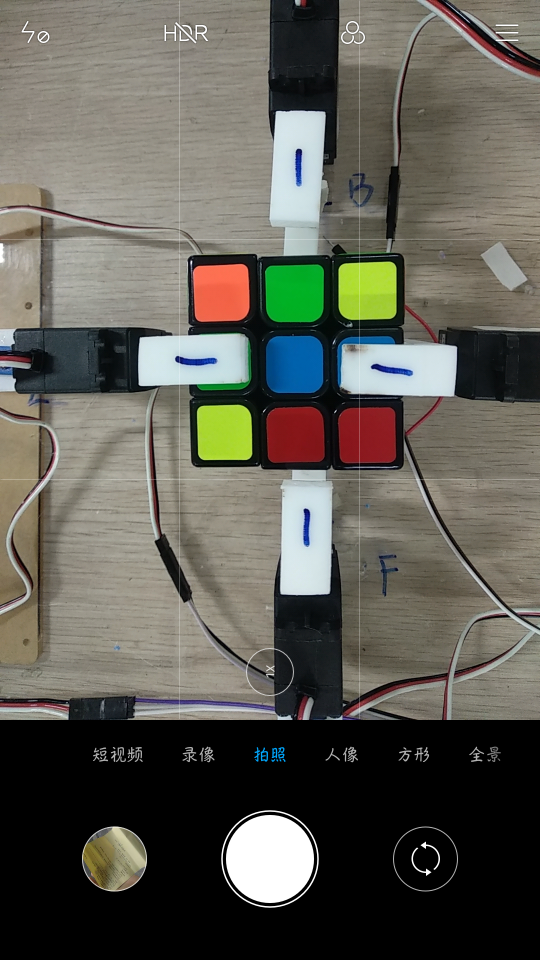
#> input picture screen.png, 1080 x 1920 px (shown at 1/2 size)
$ python opencvTest.py
#> lines starting #> are read from the running program, lines starting #| are printed output that depends on the picture
import cv2
import numpy as np

def findPoint(src):
    loc1 = [0, 0]
    loc2 = [0, 0]

    src = cv2.cvtColor(src, cv2.COLOR_BGR2GRAY)  #将图片转化为灰度图像
    dst = cv2.bilateralFilter(src, 8, 16, 5)    #对图像做双边滤波
    dst = cv2.Canny(dst, 60, 70)                #canny边缘检测

    cv2.imshow('dst', dst)   #显示灰度图像
    [H, W] = src.shape[0:2]

#遍历灰度图像 寻找坐上 右下边界点 确定中心色块坐标
    for row in range(0, int(H*0.25), 3):
        for col in range(0, int(W*0.25), 10):
            if dst[row][col] == 255:
                loc1[0] = row
                loc1[1] = col
                break
        if dst[loc1[0], loc1[1]] == 255:
            break

    for row in range(H-1, int(H*0.75), -3):
        for col in range(W-1, int(W*0.75), -10):
            if dst[row][col] == 255:
                loc2[0] = row
                loc2[1] = col
                break

    width = int((loc2[0]-loc1[0])/3)
    return width, (int((loc1[0]+loc2[0])/2), int((loc1[1]+loc2[1])/2))


def checkColor(HSVval):  #颜色识别
    if ((HSVval[0] >= 0 and HSVval[0] <= 22) and (HSVval[1] >= 43 and HSVval[1] <= 255) and (HSVval[2] >= 200 and HSVval[2] <= 255)):
        return 'O'
    elif (((HSVval[0] >= 0 and HSVval[0] <= 10) or (HSVval[0] >= 150 and HSVval[0] <= 180)) and (HSVval[1] >= 150 and HSVval[1] <= 240) and (HSVval[2] >= 100 and HSVval[2] <= 200)):
        return 'R'
    elif ((HSVval[0] >= 76 and HSVval[0] <= 130) and (HSVval[1] >= 180 and HSVval[1] <= 255) and (HSVval[2] >= 46 and HSVval[2] <= 210)):
         return 'B'
    elif ((HSVval[0] >= 0 and HSVval[0] <= 180) and (HSVval[1] >= 0 and HSVval[1] <= 20) and (HSVval[2] >= 180 and HSVval[2] <= 245)):
        return 'W'
    elif ((HSVval[0] >= 39 and HSVval[0] <= 75) and (HSVval[1] >= 185 and HSVval[1] <= 230) and (HSVval[2] >= 150 and HSVval[2] <= 255)):
        return 'G'
    elif ((HSVval[0] >= 22 and HSVval[0] <= 38) and (HSVval[1] >= 145 and HSVval[1] <= 190) and (HSVval[2] >= 90 and HSVval[2] <= 255)):
        return 'Y'
    else:
        return 'N'


def get8map(HSVmap, heart=(0, 0)):  #取相应位置色块的9个点取平均值
    sumfloor=[0,0,0]
    for floor in range(0,3,1):
        for i in range(-8, 9, 8):
            for j in range(-8, 9, 8):
                sumfloor[floor] = sumfloor[floor]+HSVmap[floor][heart[1]+i][heart[0]+j]
        sumfloor[floor]=int(sumfloor[floor]/9)
    return sumfloor


def getcolor(matHsv, locList):
    colorList = []
    hsvmap = cv2.split(matHsv)
    for i in range(0, 9, 1):
        t=get8map(hsvmap,locList[i])
        print(t)
        colorList.append(checkColor(t))

    return colorList

# 读入图片
Source = cv2.imread('screen.png')
#> Source is the input picture: shape (1920, 1080, 3); mean B, G, R 84.5, 93, 94.5
sourceQuite = Source[430:1480, 0:1070]  # 对读取的图片裁剪
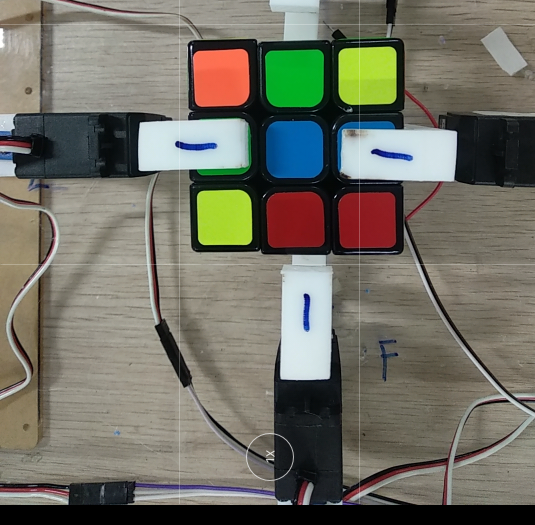
#> sourceQuite: shape (1050, 1070, 3) (shown at 1/2 size); mean B, G, R 100, 111.5, 112.7
x, y = sourceQuite.shape[0:2]
#> x = 1050; y = 1070
cubeImg = cv2.resize(sourceQuite, (int(y/3), int(x/3)))  # 对读取的图片进行裁剪
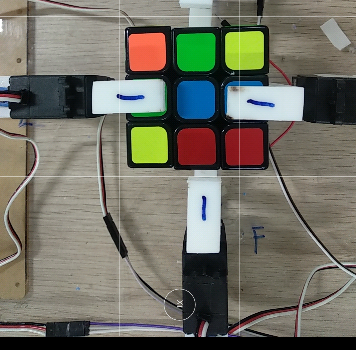
#> cubeImg: shape (350, 356, 3); mean B, G, R 100.5, 112, 113.2

# 找到魔方的中心点
[width, selfpoint] = findPoint(cubeImg)
#> in findPoint, `src = cv2.cvtColor(src, cv2.COLOR_BGR2GRAY)`:
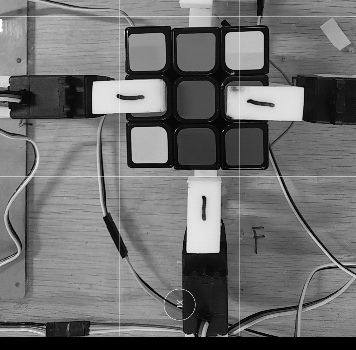
#> src: shape (350, 356); min 0, max 255, mean 111
#> in findPoint, `dst = cv2.Canny(dst, 60, 70)`:
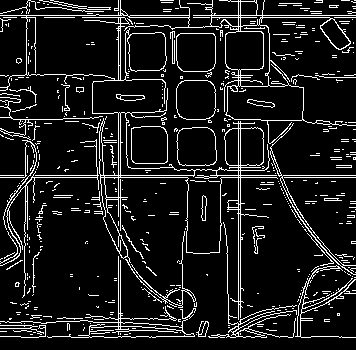
#> dst: shape (350, 356); 10.8% white in thin lines or dots
#> after the loop in findPoint, `for row in range(0, int(H*0.25), 3):`: loc1 = [0, 30]
#> in findPoint, `width = int((loc2[0]-loc1[0])/3)`: width = 88
#> width = 88; selfpoint = (132, 192)

# 得到六小块的坐标
locList = []
locList.append((selfpoint[0]-width, selfpoint[1]-width))  # 1
locList.append((selfpoint[0], selfpoint[1]-width))  # 2
locList.append((selfpoint[0]+width, selfpoint[1]-width))  # 3

locList.append((selfpoint[0]-width, selfpoint[1]))  # 4
locList.append((selfpoint[0], selfpoint[1]))  # 5
locList.append((selfpoint[0]+width, selfpoint[1]))  # 6

locList.append((selfpoint[0]-width, selfpoint[1]+width))  # 7
locList.append((selfpoint[0], selfpoint[1]+width))  # 8
locList.append((selfpoint[0]+width, selfpoint[1]+width))  # 9


# [12 lines of commented-out code are left out]
colorList = []

# 将图片转化到HSV空间处理
cubeHsv = cv2.cvtColor(cubeImg, cv2.COLOR_BGR2HSV)
#> cubeHsv: shape (350, 356, 3); mean H, S, V 45.3, 58.8, 121.7


colorList=getcolor(cubeHsv,locList)
#> the loop in getcolor, `for i in range(0, 9, 1):` made 9 passes
#> t on passes 1 to 9: [99, 72, 60], [96, 113, 193], [100, 139, 135], [22, 30, 132], [21, 34, 150], [68, 24, 177], [24, 30, 142], [18, 29, 154], [74, 57, 48]
#| [99, 72, 60]
#| [96, 113, 193]
#| [100, 139, 135]
#| [22, 30, 132]
#| [21, 34, 150]
#| [68, 24, 177]
#| [24, 30, 142]
#| [18, 29, 154]
#> (further printed lines are left out)
#> after the loop in getcolor, `for i in range(0, 9, 1):`: colorList = ['N', 'N', 'N', 'N', 'N', 'N', 'N', 'N', 'N']
#> colorList = ['N', 'N', 'N', 'N', 'N', 'N', 'N', 'N', 'N']

cv2.imshow('CubeImg', cubeImg)
cv2.waitKey(10000)
cv2.destroyAllWindows()

$ run again, with b.png copied over screen.png
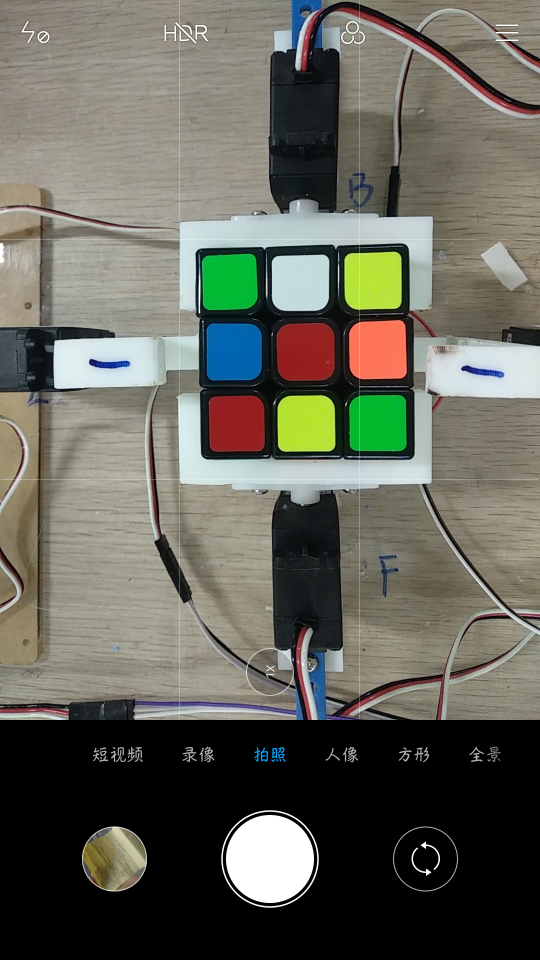
#> input picture b.png, 1080 x 1920 px (shown at 1/2 size)
#> Source is the input picture: shape (1920, 1080, 3); mean B, G, R 90.7, 100.8, 100.9
#> in findPoint, `src = cv2.cvtColor(src, cv2.COLOR_BGR2GRAY)`:
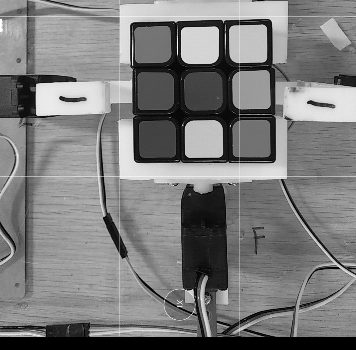
#> src: shape (350, 356); min 0, max 255, mean 124.2
#> in findPoint, `dst = cv2.Canny(dst, 60, 70)`:
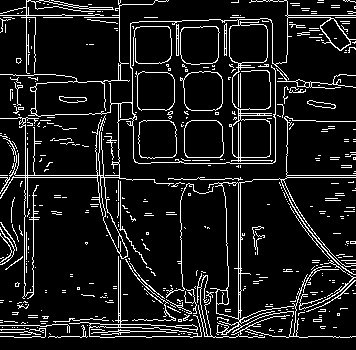
#> dst: shape (350, 356); 10.4% white in thin lines or dots
#> after the loop in findPoint, `for row in range(0, int(H*0.25), 3):`: loc1 = [0, 30]
#> in findPoint, `width = int((loc2[0]-loc1[0])/3)`: width = 88
#> `[width, selfpoint] = findPoint(cubeImg)`: selfpoint = (132, 192)
#> cubeHsv: shape (350, 356, 3); mean H, S, V 45.1, 57.8, 135.5
#> the loop in getcolor, `for i in range(0, 9, 1):` made 9 passes
#> t on passes 1 to 8: [94, 18, 238], [68, 92, 122], [50, 100, 81], [25, 28, 151], [22, 36, 157], [75, 41, 66], [24, 28, 149], [40, 26, 154]
#> (printed output is left out)
#> after the loop in getcolor, `for i in range(0, 9, 1):`: colorList = ['W', 'N', 'N', 'N', 'N', 'N', 'N', 'N', 'N']
